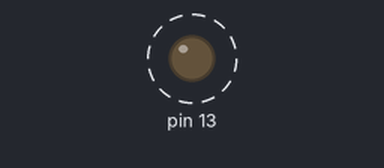
Simulated run of this sketch. Board: Arduino Uno, built with avr-gcc and run on an emulated ATmega328P. Parts: output pins drawn as LEDs (lit = HIGH). Dashed ring = blinking.

Above: at 0.2 s.
Timing chart, 0 to 3.0 s (numbered marks = the images above):
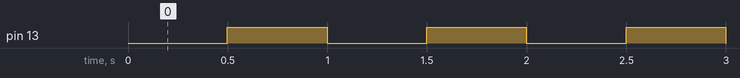

The sketch:

02_Exercise2_TimerBlink.ino
```cpp
// 4.3 演習2：タイマを用いたLED点滅（Timer1 CTCモード 1ms周期割込み）
volatile unsigned int msCount = 0;
volatile bool toggle = false;

void setup() {
  pinMode(13, OUTPUT);

  noInterrupts();
  TCCR1A = 0x00;
  TCCR1B = (1 << WGM12) | (1 << CS11); // CTCモード設定 & 1/8分周（1カウント=0.5us）
  OCR1A = 1999;                        // 2000カウント（0〜1999）で1ms経過
  TIMSK1 |= (1 << OCIE1A);             // 1msごとの比較一致割込みを許可
  interrupts();
}

ISR(TIMER1_COMPA_vect) {
  msCount++;
  if (msCount >= 500) {                // 1ms × 500回 = 0.5秒経過したら
    msCount = 0;
    toggle = !toggle;                  // 点灯・消灯状態を反転
    digitalWrite(13, toggle ? HIGH : LOW);
  }
}

void loop() {
  // ハードウェアタイマ割込みで自動点滅するため、loop内は空で動作する
}
```

Measured:
- by itself, pin 13: alternates HIGH for 0.50 s and LOW for 0.50 s
